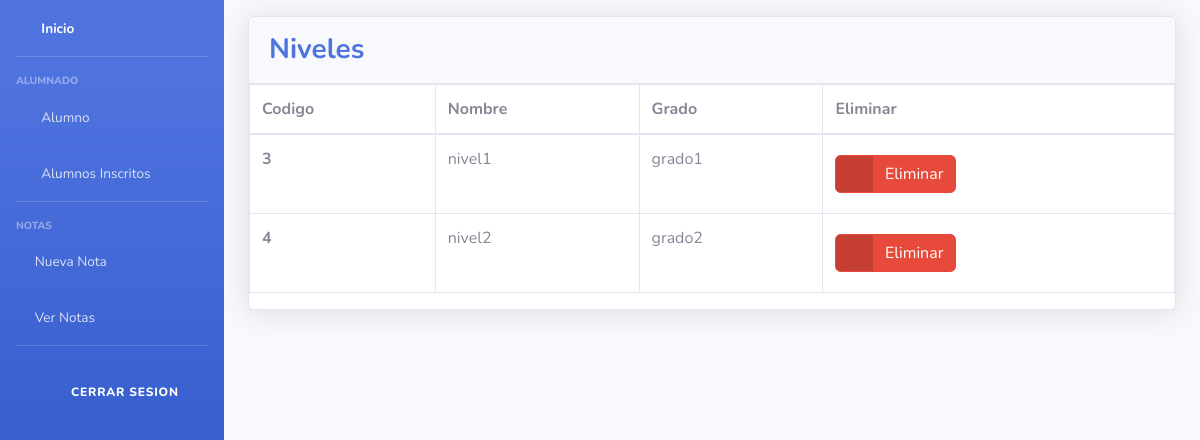
The app's page /listNivel/, older data.
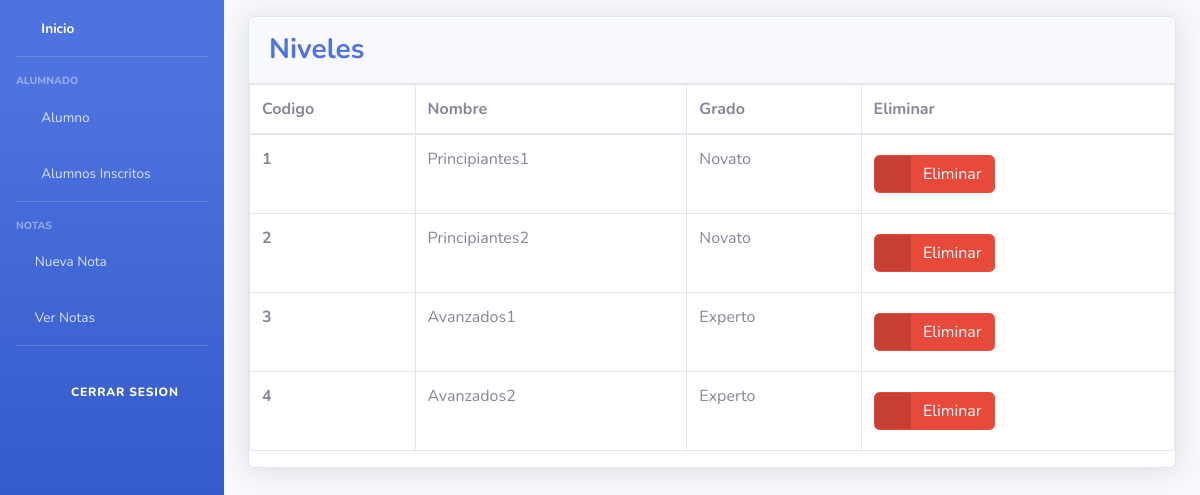
The same page, newer data.
### Models/Nivel/models.py (models this page shows, shortened)
class Nivel(models.Model):
    id_nivel = models.AutoField(primary_key=True)
    nombre_nivel = models.CharField(max_length=45)
    grado_id_grado = models.ForeignKey(Grado, on_delete=models.CASCADE)

class Grado(models.Model):
    id_grado = models.AutoField(primary_key=True)
    nombre_grado = models.CharField(max_length=45)
    def __str__(self):
        return '{}'.format(self.nombre_grado)

### Models/Nivel/views.py (the view)
# urls.py: path("listNivel/", formNivel.index, name="indexLevel"),
    def index(request):
        niveles = Nivel.objects.all()
        return render(request, "nivel_index.html", {"lb_niveles": niveles})

### Templates/nivel_index.html (shortened to what this page needs)
{% extends "nabvar.html" %}
{% block content %}
<div class="container-fluid">
    <div class="card shadow mb-4">
          <div class="card-header py-3">
              <h3 class="m-0 font-weight-bold text-primary">Niveles</h3>
            </div>
            <div class="ca  rd-body">
              <div class="table-responsive">
                <table class="table table-bordered" id="dataTable" width="100%" cellspacing="0">
                  <thead>
                    <tr>
                      <th scope= "col">Codigo</th>
                      <th scope= "col">Nombre</th>
                      <th scope= "col">Grado</th>
                        <th scope="col">Eliminar</th>
                    </tr>
                  </thead>
                  <tbody>
                    {% for Nivel in lb_niveles %}
                    <tr>
                      <th scope="row">{{ Nivel.pk }}</th>
                      <td>{{ Nivel.nombre_nivel}}</td>
                      <td>{{ Nivel.grado_id_grado}}</td>
                        <td>
                            <a href="{% url 'deleteLevel' Nivel.pk %}" class="btn btn-danger btn-icon-split">
                                <span class="icon text-white-50">
                                <i class="fas fa-trash"></i>
                                </span>
                                <span class="text">Eliminar</span>
                            </a>
                        </td>
                    </tr>
                  {% endfor %}
                  </tbody>
                </table>
              </div>
            </div>
    </div>
</div>
{% endblock %}

### Templates/nabvar.html (shortened to what this page needs)
{% load static %}
<!DOCTYPE html>
<html lang="en">
<head>
  <link href="{% static 'vendor/fontawesome-free/css/all.min.css' %}" rel="stylesheet" type="text/css">
  <link href="{% static 'css/sb-admin-2.min.css' %}" rel="stylesheet">
</head>
<body id="page-top">
  <div id="wrapper">
    <ul class="navbar-nav bg-gradient-primary sidebar sidebar-dark accordion" id="accordionSidebar">
      <li class="nav-item active">
        <a class="nav-link" href="{% url 'index' %}">
            <i class="fas fa-fw fa-home"></i>
          <span>Inicio</span></a>
      </li>
      <hr class="sidebar-divider">
      <div class="sidebar-heading">
        Alumnado
      </div>
      <li class="nav-item">
        <a class="nav-link collapsed" href="#" data-toggle="collapse" data-target="#collapseTwo" aria-expanded="true" aria-controls="collapseTwo">
          <i class="fas fa-fw fa-address-card"></i>
          <span>Alumno</span>
        </a>
      </li>
      <li class="nav-item">
        <a class="nav-link collapsed" href="{% url 'mostrarInscritos' %}"  >
          <i class="fas fa-fw fa-book"></i>
          <span>Alumnos Inscritos</span>
        </a>
      </li>
      <hr class="sidebar-divider">
      <div class="sidebar-heading">
        Notas
      </div>
      <li class="nav-item">
        <a class="nav-link collapsed" href="{% url 'formNotas' %}"  >
          <i class="fas fa-plus-square"></i>
          <span>Nueva Nota</span>
        </a>
      </li>
      <li class="nav-item">
        <a class="nav-link collapsed" href="{% url 'mostrarNotas' %}"  >
          <i class="fas fa-poll-h"></i>
          <span>Ver Notas</span>
        </a>
      <hr class="sidebar-divider d-none d-md-block">
      </li>
        <a class="sidebar-brand d-flex align-items-center justify-content-center" href="{% url 'logout' %}">
        <div class="sidebar-brand-icon ">
          <i class="fas fa-sign-out-alt"></i>
        </div>
        <div class="sidebar-brand-text mx-3"> <sup>Cerrar Sesion</sup></div>
      </a>
    </ul>
     <div id="content-wrapper" class="d-flex flex-column">
      <div id="content">
        {%  block content %}
        {% endblock %}
      </div>
     </div>
  </div>
</body>
</html>

Row changes from the older to the newer data that the page shows:
added Nivel: pk "1", nombre_nivel "Principiantes1", grado_id_grado "Novato"
added Nivel: pk "2", nombre_nivel "Principiantes2", grado_id_grado "Novato"
changed Nivel id 3: nombre_nivel "nivel1" → "Avanzados1"; grado_id_grado "grado1" → "Experto"
changed Nivel id 4: nombre_nivel "nivel2" → "Avanzados2"; grado_id_grado "grado2" → "Experto"
